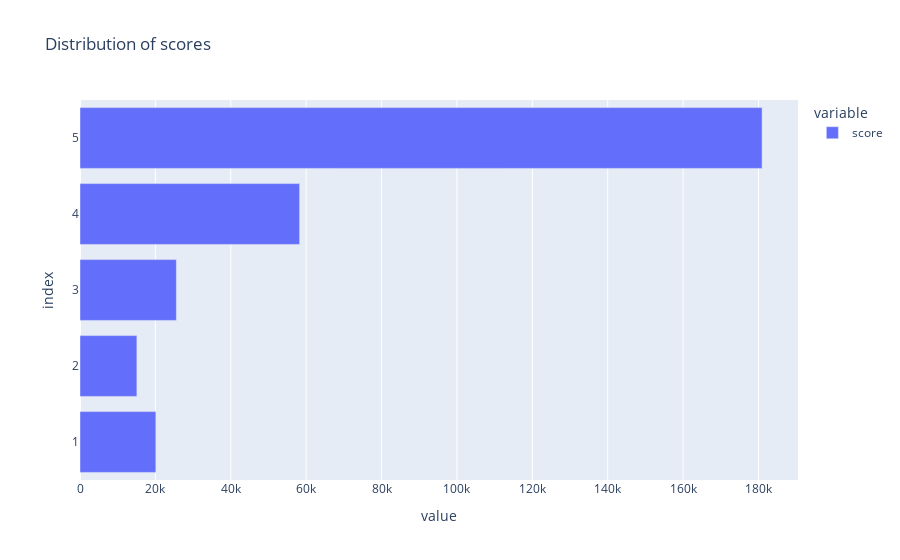

The cell this chart's notebook holds for it:
### Code cell
fig = px.bar(df_reviews["score"].value_counts(), orientation = "h", title = f"Distribution of scores")
fig.show()

### Figure 1 — Plotly figure (JSON) as saved in the notebook; plotly's stock layout.template omitted (floating-point values rounded to 4 significant figures)
{"data": [{"alignmentgroup": "True", "hovertemplate": "variable=score<br>value=%{x}<br>index=%{y}<extra></extra>", "legendgroup": "score", "marker": {"color": "#636efa", "pattern": {"shape": ""}}, "name": "score", "offsetgroup": "score", "orientation": "h", "showlegend": true, "textposition": "auto", "type": "bar", "x": [180957, 58262, 25563, 20127, 15091], "xaxis": "x", "y": [5, 4, 3, 1, 2], "yaxis": "y"}], "layout": {"barmode": "relative", "legend": {"title": {"text": "variable"}, "tracegroupgap": 0}, "title": {"text": "Distribution of scores"}, "xaxis": {"anchor": "y", "domain": [0, 1], "title": {"text": "value"}}, "yaxis": {"anchor": "x", "domain": [0, 1], "title": {"text": "index"}}}}
